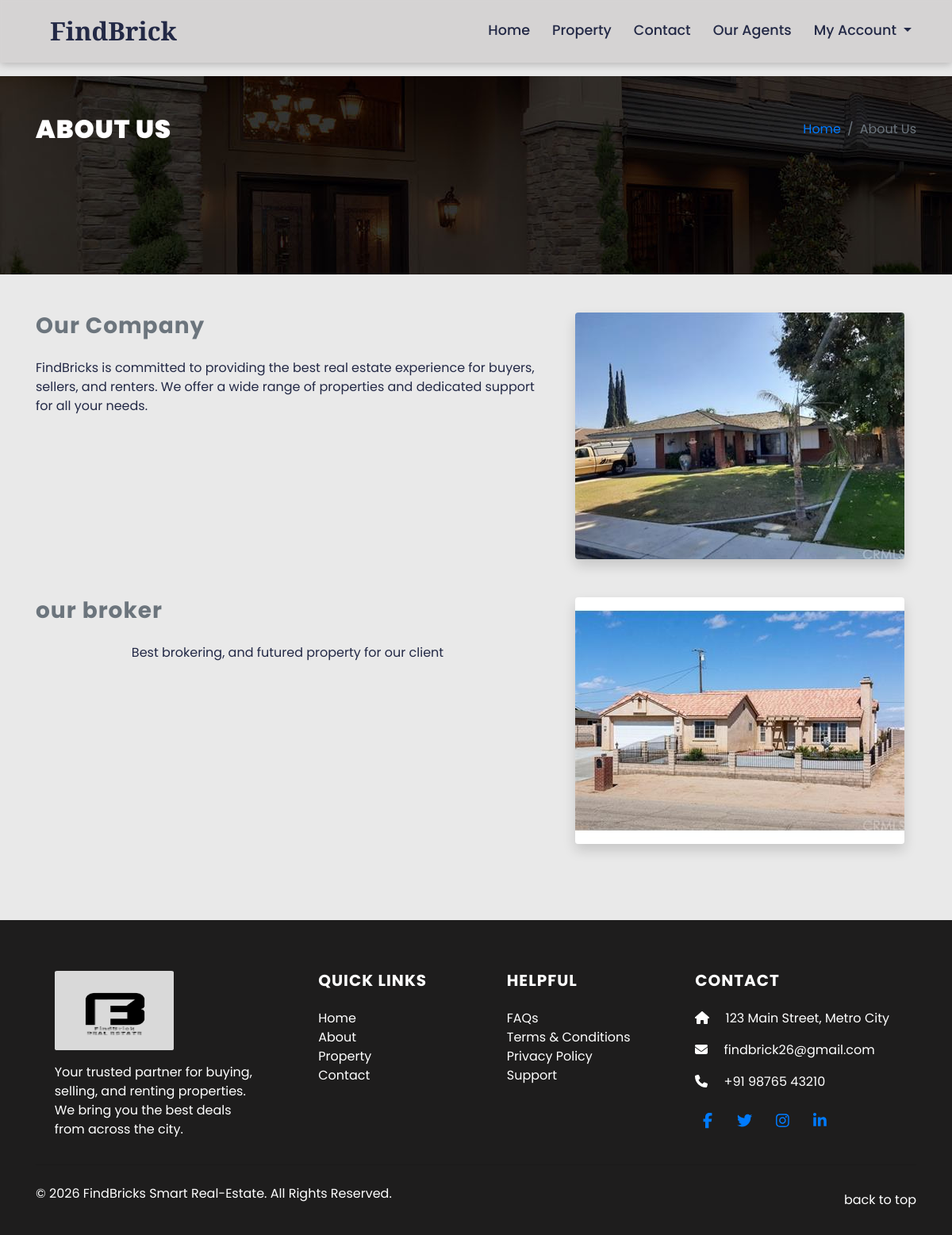
The page /FindBrick-Smart-Real-EState/about.php (signed in) on the database its author committed.
### tables this page shows
CREATE TABLE `about` (
  `id` int(11) NOT NULL,
  `title` varchar(255) NOT NULL,
  `description` text NOT NULL,
  `image` varchar(255) DEFAULT NULL
);

### FindBrick-Smart-Real-EState/about.php (the view, shortened to what this page needs)
<?php
include("session-check.php");
?>
<!DOCTYPE html>
<html lang="en">
<head>
    <link rel="stylesheet" href="package/bootstrap/dist/css/bootstrap.min.css">
    <link rel="stylesheet" href="css/all.min.css">
    <link rel="stylesheet" href="css/style.css">
    <link rel="stylesheet" href="css/header.css">
</head>
<body>
    <div id="page-wrapper">
        <?php include("include/header.php"); ?>
        <br><br><br><br>
        <div class="banner-full-row page-banner" style="background-image:url('images/breadcromb.jpg'); min-height: 250px;">
            <div class="container">
                <div class="row align-items-center py-5">
                    <div class="col-md-6">
                        <h2 class="page-name text-white text-uppercase mb-0"><b>About Us</b></h2>
                    </div>
                    <div class="col-md-6">
                        <nav aria-label="breadcrumb" class="float-md-right">
                            <ol class="breadcrumb bg-transparent m-0 p-0">
                                <li class="breadcrumb-item text-white"><a href="index.php">Home</a></li>
                                <li class="breadcrumb-item active">About Us</li>
                            </ol>
                        </nav>
                    </div>
                </div>
            </div>
        </div>
        <div class="full-row py-5">
            <div class="container">
                <?php
                $query = $conn->query("SELECT * FROM about");
                if ($query) {
                    while ($row = $query->fetch_assoc()) {
                ?>
                        <div class="row mb-5">
                            <div class="col-lg-7">
                                <h3 class="text-secondary mb-4"><?php echo htmlspecialchars($row['title']); ?></h3>
                                <div class="about-content">
                                    <?php echo nl2br($row['description']); ?>
                                </div>
                            </div>
                            <div class="col-lg-5 text-center">
                                <img class="img-fluid rounded shadow" src="admin/uploads/about/<?php echo htmlspecialchars($row['image']); ?>" alt="about image">
                            </div>
                        </div>
                <?php
                    }
                } else {
                    echo "<div class='alert alert-warning'>Could not fetch about information. Please try later.</div>";
                }
                ?>
            </div>
        </div>
        <?php include("include/footer.php"); ?>
    </div>
</body>
</html>

### FindBrick-Smart-Real-EState/css/style.css (style rules this page uses)
body { font-family: 'Poppins', Arial, Helvetica, sans-serif; font-size: 1rem; background: #e9e9e9; color: #232946; }
h1, h2, h3, h4, h5, h6 { font-weight: 700; letter-spacing: 1px; }
.about-content { display: flex; flex-direction: column; align-items: center; }

### rows shown on the page
about: title "Our Company", description "FindBricks is committed to providing the best real estate experience for buyers, sellers, and renters. We offer a wide range of properties and dedicated support for all your needs.", image (picture)
about: title "our broker", description "Best brokering, and futured property for our client", image (picture)
